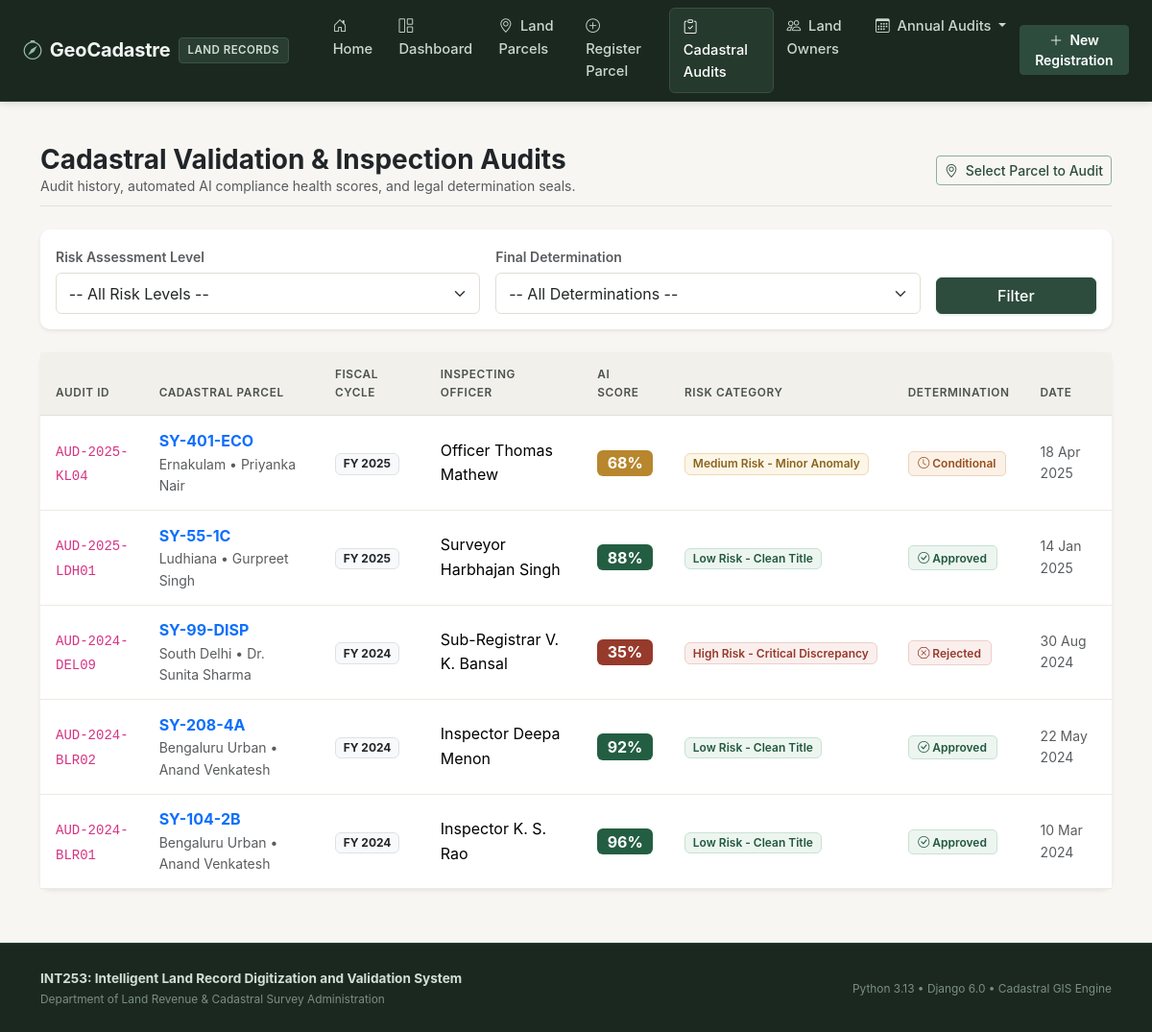
/validations/, run on the app's committed database.
### validation/models.py (models this page shows, shortened)
class ValidationAudit(models.Model):
    RISK_LEVEL_CHOICES = [
        ('LOW', 'Low Risk - Clean Title'),
        ('MEDIUM', 'Medium Risk - Minor Anomaly'),
        ('HIGH', 'High Risk - Critical Discrepancy'),
    ]
    DETERMINATION_CHOICES = [
        ('APPROVED', 'Approved & Verified in Cadastre'),
        ('CONDITIONAL', 'Conditional Approval - Additional Survey Required'),
        ('REJECTED', 'Rejected - High Encroachment / Title Conflict'),
    ]
    parcel = models.ForeignKey(
        LandParcel,
        on_delete=models.CASCADE,
        related_name="validations",
        verbose_name="Subject Land Parcel"
    )
    inspection_code = models.CharField(
        max_length=50,
        unique=True,
        verbose_name="Inspection / Audit ID",
        help_text="Unique audit reference identifier e.g. AUD-2024-9102"
    )
    inspector_name = models.CharField(
        max_length=100,
        verbose_name="Assigned Cadastral Officer / Validator"
    )
    inspection_date = models.DateField(
        default=timezone.now,
        verbose_name="Inspection Date"
    )
    fiscal_year = models.IntegerField(
        default=2024,
        validators=[MinValueValidator(2000), MaxValueValidator(2099)],
        verbose_name="Audit Fiscal Year",
        help_text="Four-digit fiscal audit year e.g., 2024, 2025"
    )
    compliance_score = models.IntegerField(
        validators=[MinValueValidator(0), MaxValueValidator(100)],
        verbose_name="AI Compliance Health Score (0-100)",
        help_text="Aggregated validation score calculated by algorithm"
    )
    risk_level = models.CharField(
        max_length=15,
        choices=RISK_LEVEL_CHOICES,
        default='LOW',
        verbose_name="Assessed Risk Level"
    )
    title_clarity_passed = models.BooleanField(
        default=True,
        verbose_name="Title Deed Clarity Verified"
    )
    boundary_verification_passed = models.BooleanField(
        default=True,
        verbose_name="GIS Centroid & Boundary Validated"
    )
    zoning_compliance_passed = models.BooleanField(
        default=True,
        verbose_name="Zoning Classification Compliant"
    )
    encroachment_detected = models.BooleanField(
        default=False,
        verbose_name="Encroachment / Overlap Detected"
    )
    ai_anomaly_notes = models.TextField(
        verbose_name="AI Heuristic & Inspector Audit Notes",
        help_text="Detailed validation findings, boundary discrepancies, and legal remarks"
    )
    final_determination = models.CharField(
        max_length=20,
        choices=DETERMINATION_CHOICES,
        default='APPROVED',
        verbose_name="Final Validation Determination"
    )
    created_at = models.DateTimeField(auto_now_add=True, verbose_name="Audit Log Timestamp")
    class Meta:
        verbose_name = "Validation Audit"
        verbose_name_plural = "Validation Audits"
        ordering = ['-inspection_date', '-created_at']

### records/models.py (models this page shows, shortened)
class LandParcel(models.Model):
    LAND_TYPE_CHOICES = [
        ('AGRICULTURAL', 'Agricultural'),
        ('RESIDENTIAL', 'Residential'),
        ('COMMERCIAL', 'Commercial'),
        ('INDUSTRIAL', 'Industrial'),
        ('FOREST_GOVT', 'Government / Forest Reserve'),
    ]
    STATUS_CHOICES = [
        ('PENDING', 'Pending Validation'),
        ('VERIFIED', 'Digitized & Verified'),
        ('FLAGGED', 'Flagged for Discrepancy'),
        ('DISPUTED', 'Under Legal Dispute'),
    ]
    owner = models.ForeignKey(
        LandOwner,
        on_delete=models.CASCADE,
        related_name="parcels",
        verbose_name="Registered Owner"
    )
    title_deed_number = models.CharField(
        max_length=50,
        unique=True,
        verbose_name="Title Deed Reference",
        help_text="Official deed document reference (e.g. TD-2024-8831)"
    )
    survey_number = models.CharField(
        max_length=50,
        unique=True,
        verbose_name="Cadastral Survey Number",
        help_text="Survey number allocated in government cadastral map (e.g. SY-104-2B)"
    )
    slug = models.SlugField(
        max_length=120,
        unique=True,
        blank=True,
        verbose_name="URL Slug Identifier"
    )
    district = models.CharField(max_length=80, db_index=True, verbose_name="District / Region")
    taluk = models.CharField(max_length=80, verbose_name="Taluk / Subdivision")
    village = models.CharField(max_length=100, verbose_name="Village / Locality")
    area_sq_meters = models.DecimalField(
        max_digits=12,
        decimal_places=2,
        validators=[MinValueValidator(Decimal('1.00'))],
        verbose_name="Area (Sq. Meters)",
        help_text="Cadastral plot area in square meters"
    )
    land_type = models.CharField(
        max_length=20,
        choices=LAND_TYPE_CHOICES,
        default='RESIDENTIAL',
        verbose_name="Land Use Classification"
    )
    market_valuation = models.DecimalField(
        max_digits=14,
        decimal_places=2,
        default=Decimal('0.00'),
        validators=[MinValueValidator(Decimal('0.00'))],
        verbose_name="Estimated Market Valuation (INR)"
    )
    gis_coordinates = models.CharField(
        max_length=150,
        default="12.9716 N, 77.5946 E",
        verbose_name="GIS Centroid Coordinates",
        help_text="Format: Latitude, Longitude (e.g. 12.9716 N, 77.5946 E)"
    )
    is_disputed = models.BooleanField(
        default=False,
        verbose_name="Litigation / Dispute Flag",
        help_text="Check if parcel has active injunction or dispute"
    )
    digitization_status = models.CharField(
        max_length=25,
        choices=STATUS_CHOICES,
        default='PENDING',
        verbose_name="Validation & Digitization Status"
    )
    registered_date = models.DateField(verbose_name="Official Deed Date")
    created_at = models.DateTimeField(auto_now_add=True, verbose_name="Digitized At")
    updated_at = models.DateTimeField(auto_now=True, verbose_name="Last Modified At")
    class Meta:
        verbose_name = "Land Parcel"
        verbose_name_plural = "Land Parcels"
        ordering = ['-created_at']

class LandOwner(models.Model):
    first_name = models.CharField(max_length=60, verbose_name="First Name")
    last_name = models.CharField(max_length=60, verbose_name="Last Name")
    national_id = models.CharField(
        max_length=20,
        unique=True,
        verbose_name="National ID / Aadhaar Hash",
        help_text="Unique citizen identifier or tax registration number"
    )
    email = models.EmailField(blank=True, null=True, verbose_name="Contact Email")
    phone = models.CharField(max_length=20, verbose_name="Phone Number")
    residential_address = models.TextField(verbose_name="Residential Address")
    created_at = models.DateTimeField(auto_now_add=True, verbose_name="Registration Timestamp")
    class Meta:
        verbose_name = "Land Owner"
        verbose_name_plural = "Land Owners"
        ordering = ['last_name', 'first_name']
    @property
    def full_name(self):
        return f"{self.first_name} {self.last_name}"

### validation/views.py (the view)
# urls.py: path('validations/', views.validation_list_view, name='validation_list'),
def validation_list_view(request):
    audits = ValidationAudit.objects.select_related('parcel', 'parcel__owner').all()
    risk_filter = request.GET.get('risk', '').strip()
    status_filter = request.GET.get('determination', '').strip()
    if risk_filter:
        audits = audits.filter(risk_level=risk_filter)
    if status_filter:
        audits = audits.filter(final_determination=status_filter)
    context = {
        'audits': audits,
        'selected_risk': risk_filter,
        'selected_status': status_filter,
        'risk_choices': ValidationAudit.RISK_LEVEL_CHOICES,
        'determination_choices': ValidationAudit.DETERMINATION_CHOICES,
        'total_audits': audits.count(),
    }
    return render(request, 'validation/validation_list.html', context)

### templates/validation/validation_list.html (shortened to what this page needs)
{% extends 'base.html' %}
{% block content %}
<div class="d-flex justify-content-between align-items-center mb-4 pb-2 border-bottom">
    <div>
        <h1 class="h3 fw-bold text-dark mb-0">Cadastral Validation & Inspection Audits</h1>
        <p class="text-muted small mb-0">Audit history, automated AI compliance health scores, and legal determination seals.</p>
    </div>
    <div class="btn-group">
        <a href="{% url 'parcel_list' %}" class="btn btn-outline-primary btn-sm">
            <i class="bi bi-geo-alt me-1"></i> Select Parcel to Audit
        </a>
    </div>
</div>
<div class="card shadow-sm border-0 mb-4">
    <div class="card-body">
        <form method="GET" action="{% url 'validation_list' %}" class="row g-3">
            <div class="col-md-5">
                <label class="form-label small fw-semibold text-muted">Risk Assessment Level</label>
                <select name="risk" class="form-select">
                    <option value="">-- All Risk Levels --</option>
                </select>
            </div>
            <div class="col-md-5">
                <label class="form-label small fw-semibold text-muted">Final Determination</label>
                <select name="determination" class="form-select">
                    <option value="">-- All Determinations --</option>
                </select>
            </div>
            <div class="col-md-2 d-flex align-items-end">
                <button type="submit" class="btn btn-primary w-100">Filter</button>
            </div>
        </form>
    </div>
</div>
<div class="card shadow-sm border-0">
    <div class="table-responsive">
        <table class="table table-hover cadastral-table align-middle mb-0">
            <thead>
                <tr>
                    <th>Audit ID</th>
                    <th>Cadastral Parcel</th>
                    <th>Fiscal Cycle</th>
                    <th>Inspecting Officer</th>
                    <th>AI Score</th>
                    <th>Risk Category</th>
                    <th>Determination</th>
                    <th>Date</th>
                </tr>
            </thead>
            <tbody>
                {% for audit in audits %}
                <tr>
                    <td><code>{{ audit.inspection_code }}</code></td>
                    <td>
                        <a href="{% url 'parcel_detail' slug=audit.parcel.slug %}" class="fw-bold text-decoration-none">
                            {{ audit.parcel.survey_number }}
                        </a>
                        <div class="small text-muted">{{ audit.parcel.district }} &bull; {{ audit.parcel.owner.full_name }}</div>
                    </td>
                    <td>
                        <a href="{% url 'audit_fiscal_year' year=audit.fiscal_year %}" class="badge bg-light text-dark border text-decoration-none">
                            FY {{ audit.fiscal_year }}
                        </a>
                    </td>
                    <td>{{ audit.inspector_name }}</td>
                    <td>
                        <span class="badge {% if audit.compliance_score >= 80 %}bg-success{% elif audit.compliance_score >= 50 %}bg-warning text-dark{% else %}bg-danger{% endif %} fs-6">
                            {{ audit.compliance_score }}%
                        </span>
                    </td>
                    <td>
                        <span class="badge {% if audit.risk_level == 'LOW' %}badge-low-risk{% elif audit.risk_level == 'MEDIUM' %}badge-medium-risk{% else %}badge-high-risk{% endif %}">
                            {{ audit.get_risk_level_display }}
                        </span>
                    </td>
                    <td>
                        {% if audit.final_determination == 'APPROVED' %}
                            <span class="badge badge-verified"><i class="bi bi-check-circle"></i> Approved</span>
                        {% elif audit.final_determination == 'CONDITIONAL' %}
                            <span class="badge badge-conditional"><i class="bi bi-clock"></i> Conditional</span>
                        {% else %}
                            <span class="badge badge-rejected"><i class="bi bi-x-octagon"></i> Rejected</span>
                        {% endif %}
                    </td>
                    <td class="small text-muted">{{ audit.inspection_date|date:"d M Y" }}</td>
                </tr>
                {% empty %}
                <tr>
                    <td colspan="8" class="text-center py-5 text-muted">
                        No validation audits match the filter criteria.
                    </td>
                </tr>
                {% endfor %}
            </tbody>
        </table>
    </div>
</div>
{% endblock %}

### static/css/style.css (style rules this page uses)
:root { --earth-dark: #1b2820; --earth-dark-surface: #24352b; --earth-forest: #2d4c3e; --earth-forest-hover: #20382d; --earth-sage: #507563; --earth-moss: #769785; --earth-stone: #f7f6f2; --earth-card: #ffffff; --earth-card-muted: #f2f0eb; --earth-border: #e2ded4; --earth-border-subtle: #edeae2; --earth-text: #232724; --earth-text-muted: #6b6f6a; --earth-sand: #e8e2d5; --status-verified-bg: #edf5f0; --status-verified-text: #21593e; --status-verified-border: #c8e2d3; --status-pending-bg: #fcf6e8; --status-pending-text: #8c631b; --status-pending-border: #edd9b2; --status-disputed-bg: #faefed; --status-disputed-text: #963a2c; --status-disputed-border: #ebd0cb; --status-flagged-bg: #fcf1e6; --status-flagged-text: #994e1d; --status-flagged-border: #ebd4bf; --status-info-bg: #edf2f5; --status-info-text: #2e5163; --status-info-border: #c9dbe3; --shadow-soft: 0 2px 6px rgba(35, 39, 36, 0.04), 0 1px 2px rgba(35, 39, 36, 0.03); --shadow-elevated: 0 8px 18px rgba(35, 39, 36, 0.06), 0 2px 4px rgba(35, 39, 36, 0.04); }
* { box-sizing: border-box; margin: 0; padding: 0; }
body { font-family: -apple-system, BlinkMacSystemFont, "Segoe UI", Roboto, "Helvetica Neue", Arial, sans-serif; background-color: var(--earth-stone); color: var(--earth-text); line-height: 1.6; min-height: 100vh; display: flex; flex-direction: column; }
.card { background-color: var(--earth-card); border: 1px solid var(--earth-border); border-radius: 10px; box-shadow: var(--shadow-soft); }
.btn-primary { background-color: var(--earth-forest) !important; border-color: var(--earth-forest) !important; color: #ffffff !important; font-weight: 500; box-shadow: 0 1px 3px rgba(35, 55, 45, 0.15); transition: all 0.2s ease; }
.btn-outline-primary { color: var(--earth-forest) !important; border-color: #8faea0 !important; background-color: transparent !important; font-weight: 500; }
.badge-verified { background-color: var(--status-verified-bg); color: var(--status-verified-text); border: 1px solid var(--status-verified-border); font-weight: 600; padding: 0.35rem 0.6rem; border-radius: 5px; }
.badge-disputed, .badge-rejected { background-color: var(--status-disputed-bg); color: var(--status-disputed-text); border: 1px solid var(--status-disputed-border); font-weight: 600; padding: 0.35rem 0.6rem; border-radius: 5px; }
.badge-flagged, .badge-conditional { background-color: var(--status-flagged-bg); color: var(--status-flagged-text); border: 1px solid var(--status-flagged-border); font-weight: 600; padding: 0.35rem 0.6rem; border-radius: 5px; }
.badge-low-risk { background-color: var(--status-verified-bg); color: var(--status-verified-text); border: 1px solid var(--status-verified-border); font-weight: 600; }
.badge-medium-risk { background-color: var(--status-pending-bg); color: var(--status-pending-text); border: 1px solid var(--status-pending-border); font-weight: 600; }
.badge-high-risk { background-color: var(--status-disputed-bg); color: var(--status-disputed-text); border: 1px solid var(--status-disputed-border); font-weight: 600; }
.badge.bg-success { background-color: #245e42 !important; color: #ffffff !important; }
.badge.bg-warning { background-color: #b8862d !important; color: #ffffff !important; }
.badge.bg-danger { background-color: #963a2c !important; color: #ffffff !important; }
.cadastral-table th { background-color: var(--earth-card-muted); color: #4b524c; font-weight: 600; text-transform: uppercase; font-size: 0.74rem; letter-spacing: 0.05em; border-bottom: 1px solid var(--earth-border); padding: 0.85rem 1rem; }
.cadastral-table td { vertical-align: middle; padding: 0.85rem 1rem; border-bottom: 1px solid var(--earth-border-subtle); }
.form-control, .form-select { border-color: var(--earth-border); color: var(--earth-text); background-color: #ffffff; border-radius: 6px; padding: 0.55rem 0.8rem; }
.form-label { color: #353a36; margin-bottom: 0.3rem; }

### data on the page
ValidationAudit: inspection_code "AUD-2025-KL04", parcel.survey_number "SY-401-ECO", parcel.district "Ernakulam", parcel.owner.full_name "Priyanka Nair", fiscal_year "2025", inspector_name "Officer Thomas Mathew", compliance_score "68", risk_level "Medium Risk - Minor Anomaly", final_determination "CONDITIONAL" (drawn), inspection_date "18 Apr 2025"
ValidationAudit: inspection_code "AUD-2025-LDH01", parcel.survey_number "SY-55-1C", parcel.district "Ludhiana", parcel.owner.full_name "Gurpreet Singh", fiscal_year "2025", inspector_name "Surveyor Harbhajan Singh", compliance_score "88", risk_level "Low Risk - Clean Title", final_determination "APPROVED" (drawn), inspection_date "14 Jan 2025"
ValidationAudit: inspection_code "AUD-2024-DEL09", parcel.survey_number "SY-99-DISP", parcel.district "South Delhi", parcel.owner.full_name "Dr. Sunita Sharma", fiscal_year "2024", inspector_name "Sub-Registrar V. K. Bansal", compliance_score "35", risk_level "High Risk - Critical Discrepancy", final_determination "REJECTED" (drawn), inspection_date "30 Aug 2024"
ValidationAudit: inspection_code "AUD-2024-BLR02", parcel.survey_number "SY-208-4A", parcel.district "Bengaluru Urban", parcel.owner.full_name "Anand Venkatesh", fiscal_year "2024", inspector_name "Inspector Deepa Menon", compliance_score "92", risk_level "Low Risk - Clean Title", final_determination "APPROVED" (drawn), inspection_date "22 May 2024"
ValidationAudit: inspection_code "AUD-2024-BLR01", parcel.survey_number "SY-104-2B", parcel.district "Bengaluru Urban", parcel.owner.full_name "Anand Venkatesh", fiscal_year "2024", inspector_name "Inspector K. S. Rao", compliance_score "96", risk_level "Low Risk - Clean Title", final_determination "APPROVED" (drawn), inspection_date "10 Mar 2024"
